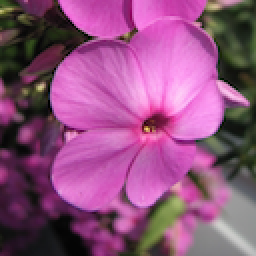
#> input picture Week4/Day3/DailyChallenge/Flower Color Images Dataset/flowers/flowers/00_005.png, 128 x 128 px, found by its file name (shown 2 times larger); its folder holds only this picture in this run
$ jupyter execute DailyChallenge.ipynb   (shell and % lines are left out)
#> lines starting #> are read from the running program, lines starting #| are printed output that depends on the picture
🌟 Exercise 1: Identifying Data Types

[cell 1]
from google.colab import files
files.upload()
#> the answer given: 00_005.png

[cell 2]
import numpy as np
from  matplotlib import pyplot as plt
import matplotlib.image as mpimg
import random
import os

[cell 3]
from scipy.ndimage import rotate
def rotate_image_30_degrees(image):
  return rotate(image, 30, reshape=False) #complete it

[cell 4]
list_img = []
plt.figure(figsize=(20,20))
for i in range(5):
  file = random.choice(os.listdir('flowers/flowers'))
  image_path= os.path.join('flowers/flowers', file)
  img=mpimg.imread(image_path)
#> img is the input picture: shape (128, 128, 4) float32; mean R, G, B, A 0.56, 0.317, 0.49, 1
  list_img.append(img)

for i, img in enumerate(list_img):
  ax=plt.subplot(3,5,i+1)
  ax.title.set_text(file)
  plt.imshow(img)
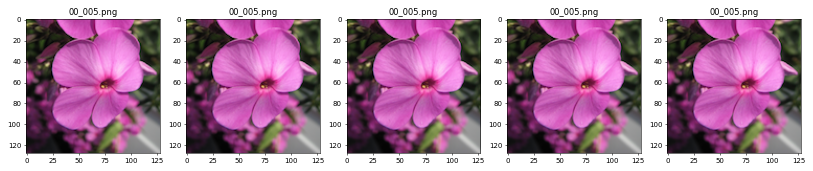
#> figure drawn by matplotlib, 5 panels

[cell 5]
rotated_list = []
plt.figure(figsize=(20,20))
for img in list_img:
  rotated_list.append(rotate_image_30_degrees(img))

for i, img in enumerate(rotated_list):
    ax=plt.subplot(3,5,i+1)
    ax.title.set_text(file)
    plt.imshow(img)
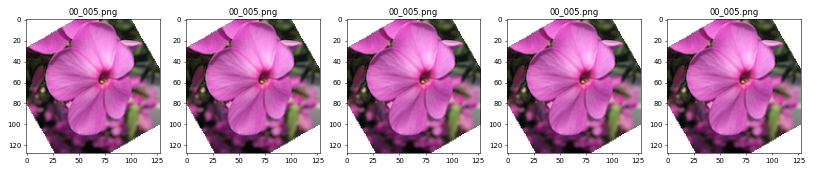
#> figure drawn by matplotlib, 5 panels
